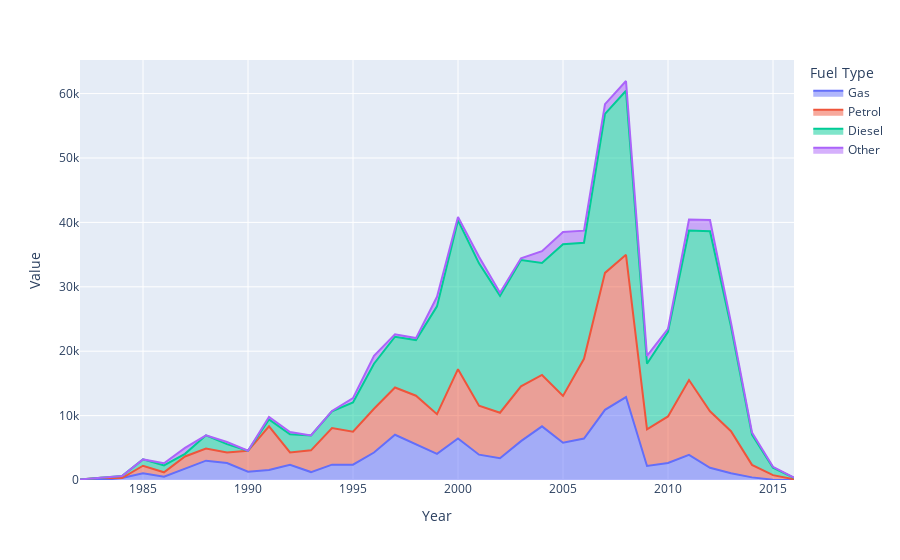

Source (notebook cell):
### Code cell
#stack the data

Area = Area.set_index("Year").stack().reset_index().rename(columns={"level_1":"Fuel Type", 0:"Value"})

#create unstacked area chart

fig = px.area(Area, x='Year', y='Value', color='Fuel Type')
#show chart

fig.show()

### Figure 1 — Plotly figure (JSON) as saved in the notebook; plotly's stock layout.template omitted (floating-point values rounded to 4 significant figures)
{"data": [{"fillpattern": {"shape": ""}, "hovertemplate": "Fuel Type=Gas<br>Year=%{x}<br>Value=%{y}<extra></extra>", "legendgroup": "Gas", "line": {"color": "#636efa"}, "marker": {"symbol": "circle"}, "mode": "lines", "name": "Gas", "orientation": "v", "showlegend": true, "stackgroup": "1", "type": "scatter", "x": [1982, 1983, 1984, 1985, 1986, 1987, 1988, 1989, 1990, 1991, 1992, 1993, 1994, 1995, 1996, 1997, 1998, 1999, 2000, 2001, 2002, 2003, 2004, 2005, 2006, 2007, 2008, 2009, 2010, 2011, 2012, 2013, 2014, 2015, 2016], "xaxis": "x", "y": [0, 0, 300, 1030, 511, 1817, 2999, 2626, 1290, 1566, 2358, 1231, 2386, 2373, 4264, 7031, 5578, 4069, 6459, 3932, 3375, 6032, 8332, 5785, 6439, 10902, 12876, 2179, 2649, 3893, 1899, 1055, 409, 50, 0], "yaxis": "y"}, {"fillpattern": {"shape": ""}, "hovertemplate": "Fuel Type=Petrol<br>Year=%{x}<br>Value=%{y}<extra></extra>", "legendgroup": "Petrol", "line": {"color": "#EF553B"}, "marker": {"symbol": "circle"}, "mode": "lines", "name": "Petrol", "orientation": "v", "showlegend": true, "stackgroup": "1", "type": "scatter", "x": [1982, 1983, 1984, 1985, 1986, 1987, 1988, 1989, 1990, 1991, 1992, 1993, 1994, 1995, 1996, 1997, 1998, 1999, 2000, 2001, 2002, 2003, 2004, 2005, 2006, 2007, 2008, 2009, 2010, 2011, 2012, 2013, 2014, 2015, 2016], "xaxis": "x", "y": [94, 347, 0, 1184, 681, 1840, 1882, 1641, 3247, 6776, 1925, 3375, 5691, 5115, 6792, 7336, 7511, 6147, 10754, 7590, 7069, 8518, 7978, 7269, 12372, 21258, 22090, 5682, 7222, 11628, 8763, 6517, 1942, 702, 108], "yaxis": "y"}, {"fillpattern": {"shape": ""}, "hovertemplate": "Fuel Type=Diesel<br>Year=%{x}<br>Value=%{y}<extra></extra>", "legendgroup": "Diesel", "line": {"color": "#00cc96"}, "marker": {"symbol": "circle"}, "mode": "lines", "name": "Diesel", "orientation": "v", "showlegend": true, "stackgroup": "1", "type": "scatter", "x": [1982, 1983, 1984, 1985, 1986, 1987, 1988, 1989, 1990, 1991, 1992, 1993, 1994, 1995, 1996, 1997, 1998, 1999, 2000, 2001, 2002, 2003, 2004, 2005, 2006, 2007, 2008, 2009, 2010, 2011, 2012, 2013, 2014, 2015, 2016], "xaxis": "x", "y": [0, 0, 334, 984, 1066, 400, 2060, 1304, 1, 1063, 2824, 2302, 2569, 4563, 6996, 7877, 8634, 16742, 23102, 22115, 18144, 19605, 17400, 23551, 18024, 24683, 25471, 10191, 13150, 23221, 27958, 16255, 4703, 1172, 220], "yaxis": "y"}, {"fillpattern": {"shape": ""}, "hovertemplate": "Fuel Type=Other<br>Year=%{x}<br>Value=%{y}<extra></extra>", "legendgroup": "Other", "line": {"color": "#ab63fa"}, "marker": {"symbol": "circle"}, "mode": "lines", "name": "Other", "orientation": "v", "showlegend": true, "stackgroup": "1", "type": "scatter", "x": [1982, 1983, 1984, 1985, 1986, 1987, 1988, 1989, 1990, 1991, 1992, 1993, 1994, 1995, 1996, 1997, 1998, 1999, 2000, 2001, 2002, 2003, 2004, 2005, 2006, 2007, 2008, 2009, 2010, 2011, 2012, 2013, 2014, 2015, 2016], "xaxis": "x", "y": [0, 0, 0, 0, 340, 940, 1, 330, 0, 400, 350, 0, 77, 666, 1235, 370, 310, 1493, 531, 1029, 479, 281, 1821, 1918, 1878, 1525, 1516, 1204, 442, 1688, 1736, 607, 329, 125, 25], "yaxis": "y"}], "layout": {"autosize": true, "legend": {"title": {"text": "Fuel Type"}, "tracegroupgap": 0}, "margin": {"t": 60}, "xaxis": {"anchor": "y", "autorange": true, "domain": [0, 1], "range": [1982, 2016], "title": {"text": "Year"}, "type": "linear"}, "yaxis": {"anchor": "x", "autorange": true, "domain": [0, 1], "range": [0, 65210.0], "title": {"text": "Value"}, "type": "linear"}}}
